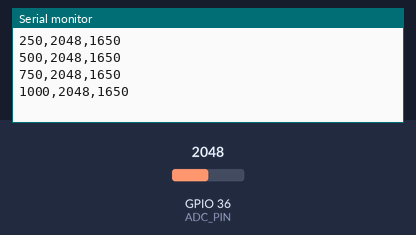
A sketch run on a simulated ESP32. On the bench: the last lines printed to the serial monitor. The inputs (shaded band) are chosen by the test bench; at power-on: GPIO 36 (ADC_PIN) = 2048 (analog values on the 0–4095 scale).

Above: at 1.2 s.
1.3 s: GPIO 36 (ADC_PIN) set to 2866
At 1.43 s:
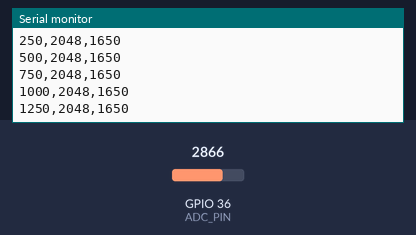
2.8 s: GPIO 36 (ADC_PIN) set to 3603
At 2.93 s:
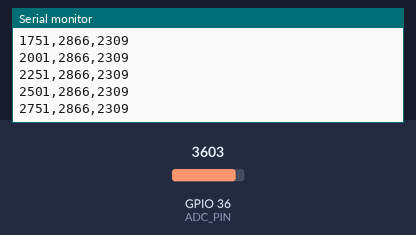
Timing chart, 0 to 5.8 s (numbered marks = the images above; inputs shaded):
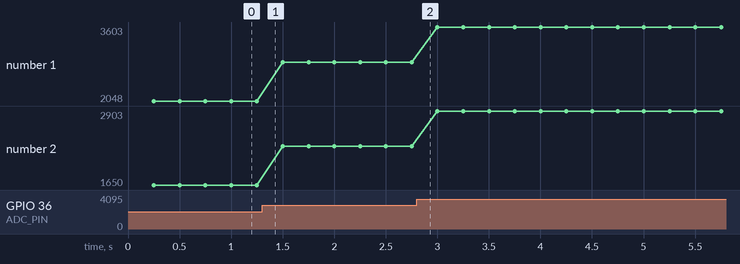

The sketch:

ESP32_Pt2000_ADC.ino
```cpp
// INTERFAZ-IA | ESP32 DOIT DevKit V1 | Practicas 2 y 3 | Pt2000
// Firmware comun: GPIO36 / ADC1_CH0, salida CSV limpia a 115200 bps.
// Se utiliza analogReadMilliVolts() (calibracion interna si esta disponible).
// Cada paquete: t_ms,adc_raw,adc_mV  (sin encabezados ni mensajes extra).
#include <Arduino.h>
constexpr int ADC_PIN = 36;
constexpr uint32_t SAMPLE_MS = 250;
uint32_t previousMs = 0;
void setup() {
  Serial.begin(115200);
  analogReadResolution(12);
  analogSetPinAttenuation(ADC_PIN, ADC_11db);
  pinMode(ADC_PIN, INPUT);
}
void loop() {
  uint32_t now = millis();
  if (now - previousMs >= SAMPLE_MS) {
    previousMs = now;
    uint16_t raw = analogRead(ADC_PIN);
    uint32_t mv = analogReadMilliVolts(ADC_PIN);
    Serial.print(now); Serial.print(',');
    Serial.print(raw); Serial.print(',');
    Serial.println(mv);
  }
}
```

Measured:
- plotted number 1: 2048 → 2866 after the input at 1.3 s, 2866 → 3603 after the input at 2.8 s
- plotted number 2: 1650 → 2309 after the input at 1.3 s, 2309 → 2903 after the input at 2.8 s
